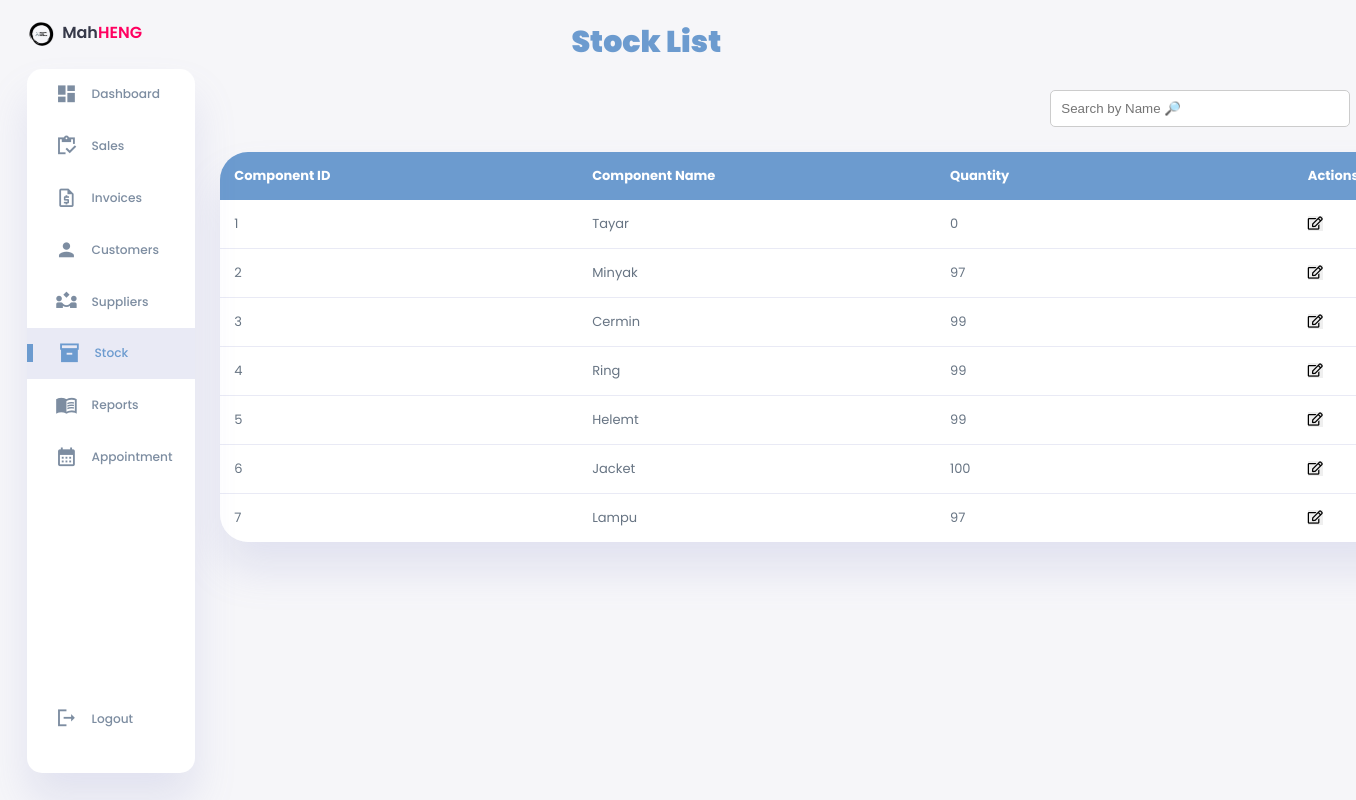
The app's page /Database/php-pages/stock.php with its own data.
### tables this page shows
CREATE TABLE `component` (
  `Component_ID` int(6) NOT NULL,
  `Component_Name` varchar(255) NOT NULL,
  `Component_Quantity` int(6) NOT NULL
);

### Database/php-pages/stock.php (the view, shortened to what this page needs)
<!DOCTYPE html>
<html lang="en">
<head>
    <link rel="stylesheet" href="../stylesheets/style1.css">
    <link rel="stylesheet" href="https://cdnjs.cloudflare.com/ajax/libs/font-awesome/5.15.4/css/all.min.css">
</head>
<body>
<div class="container">
        <aside>
            <div class="toggle">
                <div class="logo">
                    <img src="../image/logo.png">
                    <h2>Mah<span class="danger">HENG</span></h2>
                </div>
            </div>
            <div class="sidebar">
                <a href="#" onclick="window.location.href = 'dashboard.php'" >
                    <span class="material-icons-sharp" >
                    </span>
                    <h3>Dashboard</h3>
                </a>
                <a href="#" onclick="window.location.href = 'services.php'" >
                    <span class="material-icons-sharp">
                    </span>
                    <h3>Sales</h3>
                </a>
                <a href="#" onclick="window.location.href = 'invoices.php'" >
                    <span class="material-symbols-outlined">
                        </span>
                    <h3>Invoices</h3>
                </a>
                <a href="#" onclick="window.location.href = 'customers.php'">
                    <span class="material-icons-sharp">
                    </span>
                    <h3>Customers</h3>
                </a>
                <a href="#" onclick="window.location.href = 'suppliers.php'">
                    <span class="material-symbols-outlined">
                        </span>
                    <h3>Suppliers</h3>
                </a>
                <a href="#" onclick="window.location.href = 'stock.php'" class="active">
                    <span class="material-icons-sharp">
                    </span>
                    <h3>Stock</h3>
                </a>
                <a href="#" onclick="window.location.href = 'report.php'">
                    <span class="material-icons-sharp">
                    </span>
                    <h3>Reports</h3>
                </a>
                <a href="#" onclick="window.location.href = 'appointment.php'" >
                    <span class="material-icons-sharp">
                </span>
                    <h3>Appointment</h3>
                </a>
                <a href="#" onclick="window.location.href = '../index.html'">
                    <span class="material-icons-sharp">
                    </span>
                    <h3>Logout</h3>
                </a>
            </div>
        </aside>
        <main>
        <h1>Stock List</h1>
    <div class="content">
        <input type="text" id="stockSearch" oninput="filterStock()" placeholder="Search by Name &#128270;">
        <table id="stockTable">
            <thead>
                <tr>
                    <th onclick="toggleSort(this)">Component ID</th>
                    <th onclick="toggleSort(this)">Component Name</th>
                    <th>Quantity</th>
                    <th colspan="2" class="actions">Actions</th>
                </tr>
            </thead>
            <tbody>
            <?php
                $servername = "localhost";
                $username = "root";
                $password = "";
                $database = "mah heng motor database";
                $conn = new mysqli($servername, $username, $password, $database);
                $sql = "SELECT * FROM component";
                $result = $conn->query($sql);
                if ($result->num_rows > 0) {
                    while ($row = $result->fetch_assoc()) {
                        echo "<tr>";
                        echo "<td class='component-id'>" . $row["Component_ID"] . "</td>";
                        echo "<td  class='component-name'>" . $row["Component_Name"] . "</td>";
                        echo "<td class='component-quantity'>" . $row["Component_Quantity"] . "</td>";
                        echo "<td><button class='edit-btn' data-id='" . $row['Component_ID'] . "' onclick='editComponent(this)'><i class='far fa-edit'></i></button></td>";
                        if ($row["Component_Quantity"] == 0) {
                            echo "<td><button class='delete-btn' data-id='" . $row['Component_ID'] . "'><i class='far fa-trash-alt'></i></button></td>";
                        } else {
                            echo "<td><i class='fas fa-check'></i></td>";
                        }
                        echo "</tr>";
                    }
                } else {
                    echo "<tr><td colspan='3'>No component found.</td></tr>";
                }
            ?>
            </tbody>
        </table>
    </div>
            </main>
    </div>
</body>
</html>

### Database/stylesheets/style1.css (style rules this page uses)
:root { --color-primary: #6C9BCF; --color-danger: #FF0060; --color-success: #1B9C85; --color-warning: #F7D060; --color-white: #fff; --color-info-dark: #7d8da1; --color-dark: #363949; --color-light: rgba(132, 139, 200, 0.18); --color-dark-variant: #677483; --color-background: #f6f6f9; --card-border-radius: 2rem; --border-radius-1: 0.4rem; --border-radius-2: 1.2rem; --card-padding: 1.8rem; --padding-1: 1.2rem; --box-shadow: 0 2rem 3rem var(--color-light); }
* { margin: 0; padding: 0; outline: 0; appearance: 0; border: 0; text-decoration: none; box-sizing: border-box; }
html { font-size: 14px; }
body { width: 100vw; height: 100vh; font-family: 'Poppins', sans-serif; font-size: 0.88rem; user-select: none; overflow-x: hidden; color: var(--color-dark); background-color: var(--color-background); }
a { color: var(--color-dark); }
img { display: block; width: 100%; object-fit: cover; }
h2 { font-weight: 600; font-size: 16px; }
h3 { font-weight: 500; font-size: 0.87rem; }
.danger { color: var(--color-danger); }
.container { display: grid; width: 96%; margin: 0 auto; gap: 1.8rem; grid-template-columns: 12rem auto 23rem; }
aside { height: 100vh; }
aside .toggle { display: flex; align-items: center; justify-content: space-between; margin-top: 1.4rem; }
aside .toggle .logo { display: flex; gap: 0.5rem; }
aside .toggle .logo img { width: 2rem; height: 2rem; }
aside .sidebar { display: flex; flex-direction: column; background-color: var(--color-white); box-shadow: var(--box-shadow); border-radius: 15px; height: 88vh; position: relative; top: 1.5rem; transition: all 0.3s ease; }
aside .sidebar a { display: flex; align-items: center; color: var(--color-info-dark); height: 3.7rem; gap: 1rem; position: relative; margin-left: 2rem; transition: all 0.3s ease; }
aside .sidebar a span { font-size: 1.6rem; transition: all 0.3s ease; }
aside .sidebar a:last-child { position: absolute; bottom: 2rem; width: 100%; }
aside .sidebar a.active { width: 100%; color: var(--color-primary); background-color: var(--color-light); margin-left: 0; }
aside .sidebar a.active::before { content: ''; width: 6px; height: 18px; background-color: var(--color-primary); }
aside .sidebar a.active span { color: var(--color-primary); margin-left: calc(1rem - 3px); }
main { margin-top: 1.4rem; }
main table tbody td { height: 2.8rem; border-bottom: 1px solid var(--color-light); color: var(--color-dark-variant); }
main table tbody tr:last-child td { border: none; }
body { font-family: 'Poppins', sans-serif; font-size: 0.93rem; color: var(--color-dark); background-color: var(--color-background); overflow-x: hidden; }
h1 { font-weight: 1000; font-size: 30px; margin-bottom: 1.8rem; color: var(--color-primary); text-align: center; }
table { width: 140%; border-collapse: collapse; margin: 1.8rem 0; box-shadow: var(--box-shadow); border-radius: var(--card-border-radius); overflow: hidden; table-layout: fixed; }
table thead { background-color: var(--color-primary); color: var(--color-white); }
table thead th { padding: 1rem; text-align: left; cursor: pointer; }
table tbody tr { background-color: var(--color-white); transition: background-color 0.3s; }
table tbody td { padding: 1rem; border-bottom: 1px solid var(--color-light); }
table tbody tr:last-child td { border-bottom: none; }
table th.actions { width: 10%; }
.edit-btn, .delete-btn { cursor: pointer; }
#stockSearch { display: block; padding: 10px; width: 100%; max-width: 300px; border: 1px solid #ccc; border-radius: 5px; margin-left: 830px; }

### records on screen
component: Component_ID "1", Component_Name "Tayar", Component_Quantity "0"
component: Component_ID "2", Component_Name "Minyak", Component_Quantity "97"
component: Component_ID "3", Component_Name "Cermin", Component_Quantity "99"
component: Component_ID "4", Component_Name "Ring", Component_Quantity "99"
component: Component_ID "5", Component_Name "Helemt", Component_Quantity "99"
component: Component_ID "6", Component_Name "Jacket", Component_Quantity "100"
component: Component_ID "7", Component_Name "Lampu", Component_Quantity "97"
